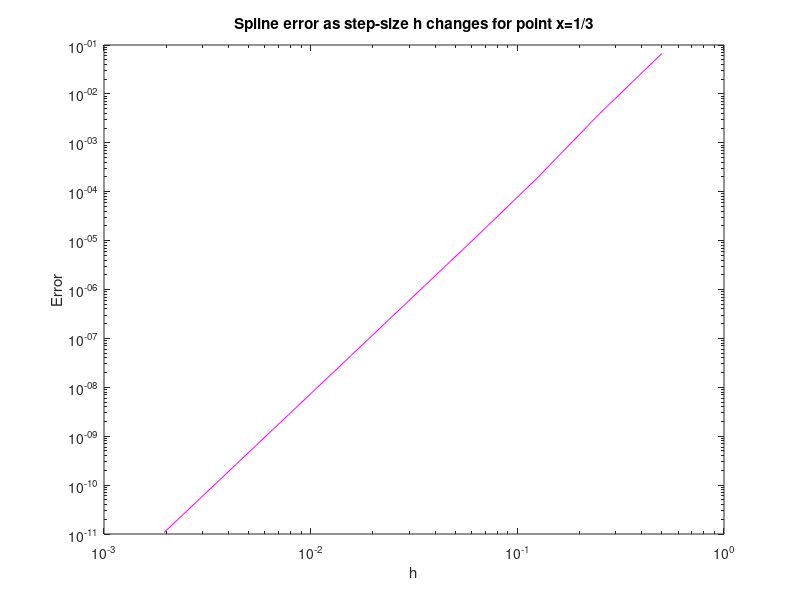

Reproduce this figure in MATLAB.
% Reads in data
value = csvread('PlotSpline.csv');

% Retrieves h and error values
hvec = value(1,1:end-1);
error = value(2, 1:end-1);

% Plots error against h values
figure(1);
loglog(hvec, error, 'm');
xlabel('h'); ylabel('Error');
title('Spline error as step-size h changes for point x=1/3');

% Finds gradient of plot
coefficients = polyfit(log(hvec), log(error), 1);
slope = coefficients(1);
disp(slope); % Approximately 4
